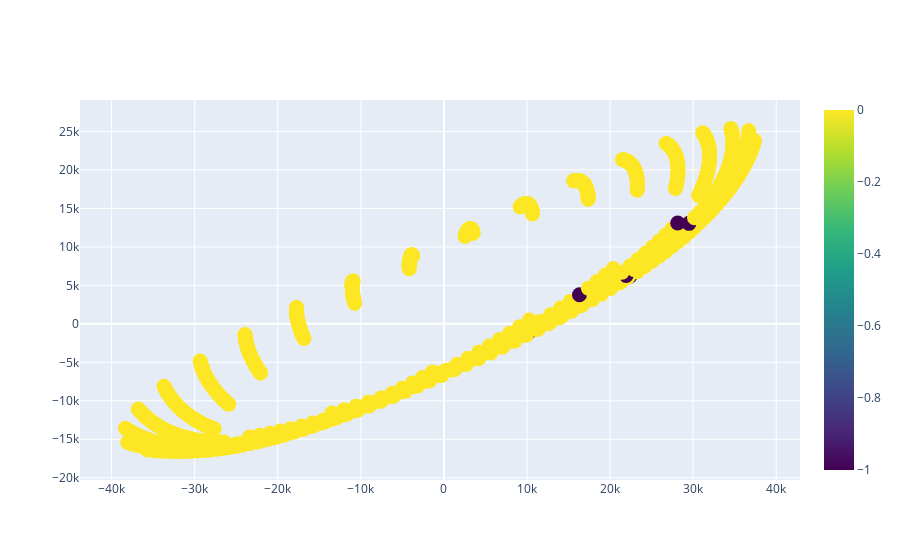

Notebook code cell kept with this figure:
### Code cell
import numpy as np

fig = go.Figure(data=go.Scatter(
    x = x,
    y = y,
    mode='markers',
    marker=dict(
        size=15,
        color=labels, #set color equal to a variable
        colorscale='Viridis', # one of plotly colorscales
        showscale=True
    )
))

fig.show()

### Figure 1 — Plotly figure (JSON) as saved in the notebook; plotly's stock layout.template omitted (floating-point values rounded to 4 significant figures; data arrays with more than 128 entries replaced by an {"elided": "..."} marker saying what was removed)
{"data": [{"marker": {"color": {"elided": "833 int values"}, "colorscale": [[0, "#440154"], [0.1111, "#482878"], [0.2222, "#3e4989"], [0.3333, "#31688e"], [0.4444, "#26828e"], [0.5556, "#1f9e89"], [0.6667, "#35b779"], [0.7778, "#6ece58"], [0.8889, "#b5de2b"], [1, "#fde725"]], "showscale": true, "size": 15}, "mode": "markers", "type": "scatter", "x": {"elided": "833 float values"}, "y": {"elided": "833 float values"}}], "layout": {}}
